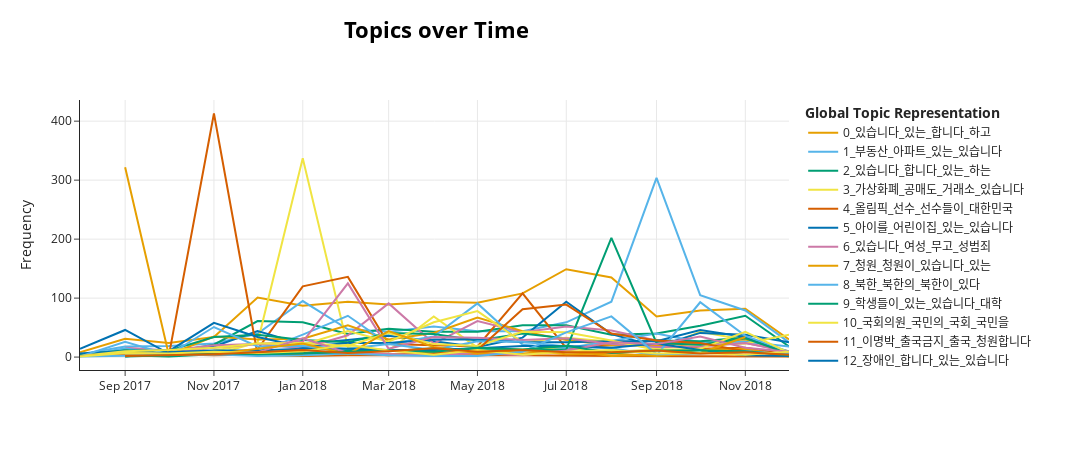

The notebook cell this image was saved under:
### Code cell
topics_over_time = topic_model.topics_over_time(docs, timestamps)
topic_model.visualize_topics_over_time(topics_over_time)
